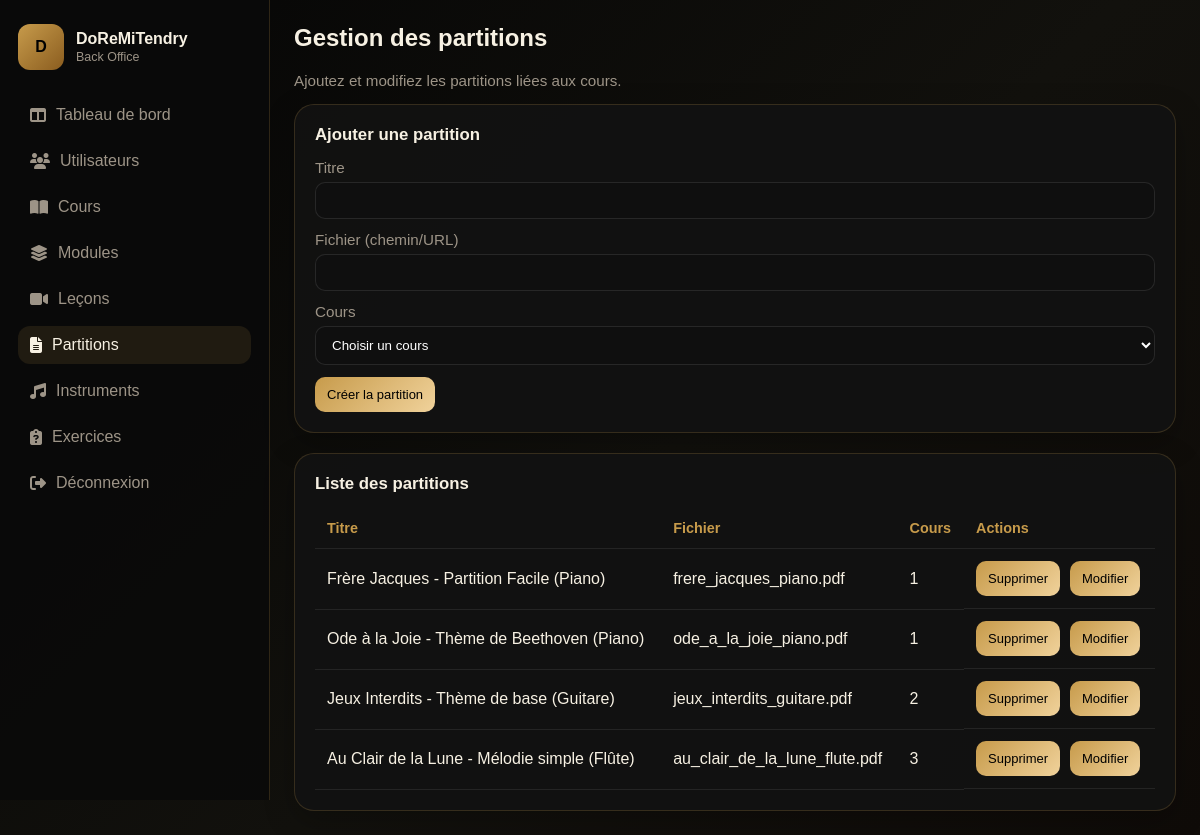
Screenshot of /admin/partitions.php (signed in) with the database file from the repository.
### tables this page shows
CREATE TABLE IF NOT EXISTS partitions (
  id INT AUTO_INCREMENT PRIMARY KEY,
  titre VARCHAR(255) NOT NULL,
  fichier VARCHAR(255) DEFAULT NULL,
  cours_id INT NOT NULL,
  FOREIGN KEY (cours_id) REFERENCES cours(id)
);

### config/gestion/partition.php (called while the page is built, shortened)
<?php
class partition
{
    private PDO $db;
    public function __construct($db)
    {
        $this->db = $db;
    }
    public function getAll(): array
    {
        $sql = 'SELECT * FROM partitions';
        return $this->db->query($sql)->fetchAll(PDO::FETCH_ASSOC);
    }
}
?>

### admin/partitions.php (the view, shortened to what this page needs)
<?php
require_once __DIR__ . '/../config/db.php';
require_once __DIR__ . '/../config/gestion/partition.php';
$partModel = new partition($pdo);
$editPart = null;
$partitions = $partModel->getAll();
?>
<!DOCTYPE html>
<html lang="fr">
<head>
  <link rel="stylesheet" href="admin.css" />
  <link rel="stylesheet" href="https://cdnjs.cloudflare.com/ajax/libs/font-awesome/6.7.2/css/all.min.css" />
</head>
<body>
  <div class="app-shell">
    <aside class="sidebar">
      <div class="brand">
        <div class="brand-mark">D</div>
        <div>
          <h1>DoReMiTendry</h1>
          <p>Back Office</p>
        </div>
      </div>
      <nav>
        <a href="dashboard.php"><i class="fa-solid fa-table-columns"></i> Tableau de bord</a>
        <a href="users.php"><i class="fa-solid fa-users"></i> Utilisateurs</a>
        <a href="courses.php"><i class="fa-solid fa-book-open"></i> Cours</a>
        <a href="modules.php"><i class="fa-solid fa-layer-group"></i> Modules</a>
        <a href="lecons.php"><i class="fa-solid fa-video"></i> Leçons</a>
        <a href="partitions.php" class="active"><i class="fa-solid fa-file-lines"></i> Partitions</a>
        <a href="instruments.php"><i class="fa-solid fa-music"></i> Instruments</a>
        <a href="exercices.php"><i class="fa-solid fa-clipboard-question"></i> Exercices</a>
        <a href="logout.php"><i class="fa-solid fa-right-from-bracket"></i> Déconnexion</a>
      </nav>
    </aside>
    <main class="main">
      <h2 style="margin-top:0;">Gestion des partitions</h2>
      <p class="muted">Ajoutez et modifiez les partitions liées aux cours.</p>
      <section class="card" style="margin-bottom:20px;">
        <div class="section-title">
          <h3><?= $editPart ? 'Modifier la partition' : 'Ajouter une partition' ?></h3>
        </div>
        <form method="post">
          <div class="form-group">
            <label>Titre</label>
            <input type="text" name="titre" value="<?= htmlspecialchars($editPart['titre'] ?? '') ?>" required />
          </div>
          <div class="form-group">
            <label>Fichier (chemin/URL)</label>
            <input type="text" name="fichier" value="<?= htmlspecialchars($editPart['fichier'] ?? '') ?>" />
          </div>
          <div class="form-group">
            <label>Cours</label>
            <select name="cours_id" required>
              <option value="">Choisir un cours</option>
            </select>
          </div>
          <button class="btn btn-gold" type="submit">
            <?= $editPart ? 'Enregistrer les modifications' : 'Créer la partition' ?>
          </button>
        </form>
      </section>
      <section class="card">
        <div class="section-title">
          <h3>Liste des partitions</h3>
        </div>
        <table class="table">
          <thead>
            <tr>
              <th>Titre</th>
              <th>Fichier</th>
              <th>Cours</th>
              <th>Actions</th>
            </tr>
          </thead>
          <tbody>
            <?php foreach ($partitions as $p): ?>
              <tr>
                <td><?= htmlspecialchars($p['titre'] ?? '') ?></td>
                <td><?= htmlspecialchars($p['fichier'] ?? '') ?></td>
                <td><?= htmlspecialchars($p['cours_id'] ?? '') ?></td>
                <td class="action-btn">
                  <form method="POST" style="display:inline;">
                    <input type="submit" name="suppr" value="Supprimer" class="btn btn-gold" onclick="return confirm('Confirmer la suppression ?')">
                  </form>
                  <a href="partitions.php?id=<?= $p['id'] ?>" class="btn btn-gold">Modifier</a>
                </td>
              </tr>
            <?php endforeach; ?>
          </tbody>
        </table>
      </section>
    </main>
  </div>
</body>
</html>

### admin/admin.css (style rules this page uses)
:root { --bg: #060606; --panel: #121212; --panel-2: #171717; --text: #f7f1e3; --muted: #9d9487; --gold: #c79b4b; --gold-deep: #8b5d1f; --border: rgba(199, 155, 75, 0.2); }
* { box-sizing: border-box; }
body { margin: 0; font-family: 'Poppins', sans-serif; background: linear-gradient(135deg, #050505, #12110d 55%, #0f0b08); color: var(--text); }
a { text-decoration: none; color: inherit; }
.app-shell { display:flex; min-height:100vh; }
.sidebar { width: 270px; background: rgba(10,10,10,.96); border-right:1px solid var(--border); padding:24px 18px; display:flex; flex-direction:column; gap:20px; position:sticky; top:0; height:100vh; }
.brand { display:flex; align-items:center; gap:12px; }
.brand-mark { width:46px; height:46px; border-radius:12px; background:linear-gradient(135deg, var(--gold), var(--gold-deep)); color:#000; display:grid; place-items:center; font-weight:700; }
.brand h1 { font-size:1rem; margin:0; }
.brand p { margin:2px 0 0; color:var(--muted); font-size:.78rem; }
.sidebar nav { display:flex; flex-direction:column; gap:8px; margin-top:6px; }
.sidebar a { display:flex; align-items:center; gap:10px; padding:10px 12px; border-radius:12px; color:var(--muted); transition:.2s ease; }
.sidebar a:hover, .sidebar a.active { background:rgba(199,155,75,.12); color:var(--text); }
.main { flex:1; padding:24px; }
.hero, .card, .stat-card { background:rgba(18,18,18,.9); border:1px solid var(--border); border-radius:20px; box-shadow:0 10px 30px rgba(0,0,0,.25); }
.card { padding:20px; }
.section-title { display:flex; justify-content:space-between; align-items:center; margin-bottom:14px; }
.section-title h3 { margin:0; font-size:1.05rem; }
.table { width:100%; border-collapse:collapse; margin-top:12px; }
.table th, .table td { padding:12px; text-align:left; border-bottom:1px solid rgba(255,255,255,.08); }
.table th { color:var(--gold); font-size:.9rem; }
.form-group { display:flex; flex-direction:column; gap:6px; margin-bottom:12px; }
.form-group label { color:var(--muted); font-size:.95rem; }
.form-group input, .form-group select, .form-group textarea { padding:10px 12px; border-radius:10px; border:1px solid rgba(255,255,255,.1); background:#0f0f0f; color:#fff; }
.btn { display:inline-block; padding:10px 12px; border-radius:10px; border:none; cursor:pointer; font-weight:600; }
.btn-gold { background:linear-gradient(135deg, var(--gold), #f0d29b); color:#000; font-size: small; font-weight: 500; }
.muted { color:#9d9487; font-size:.95rem; }
.action-btn { display:flex; flex-direction:row; gap: 10px; }

### rows the page displays
partitions: titre "Frère Jacques - Partition Facile (Piano)", fichier "frere_jacques_piano.pdf", cours "1"
partitions: titre "Ode à la Joie - Thème de Beethoven (Piano)", fichier "ode_a_la_joie_piano.pdf", cours "1"
partitions: titre "Jeux Interdits - Thème de base (Guitare)", fichier "jeux_interdits_guitare.pdf", cours "2"
partitions: titre "Au Clair de la Lune - Mélodie simple (Flûte)", fichier "au_clair_de_la_lune_flute.pdf", cours "3"
